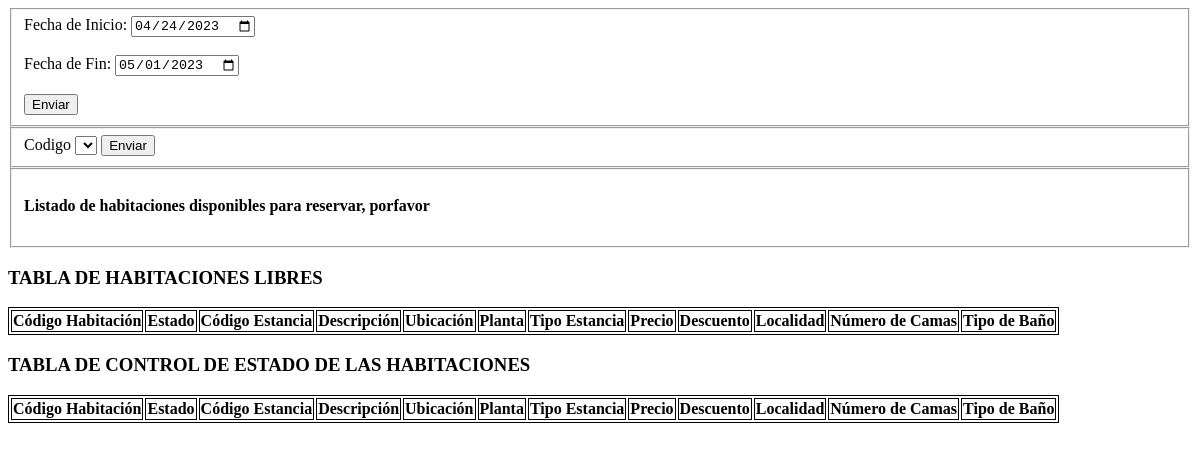
The app's page /VistaX/Pagina_reserva.php, older data.
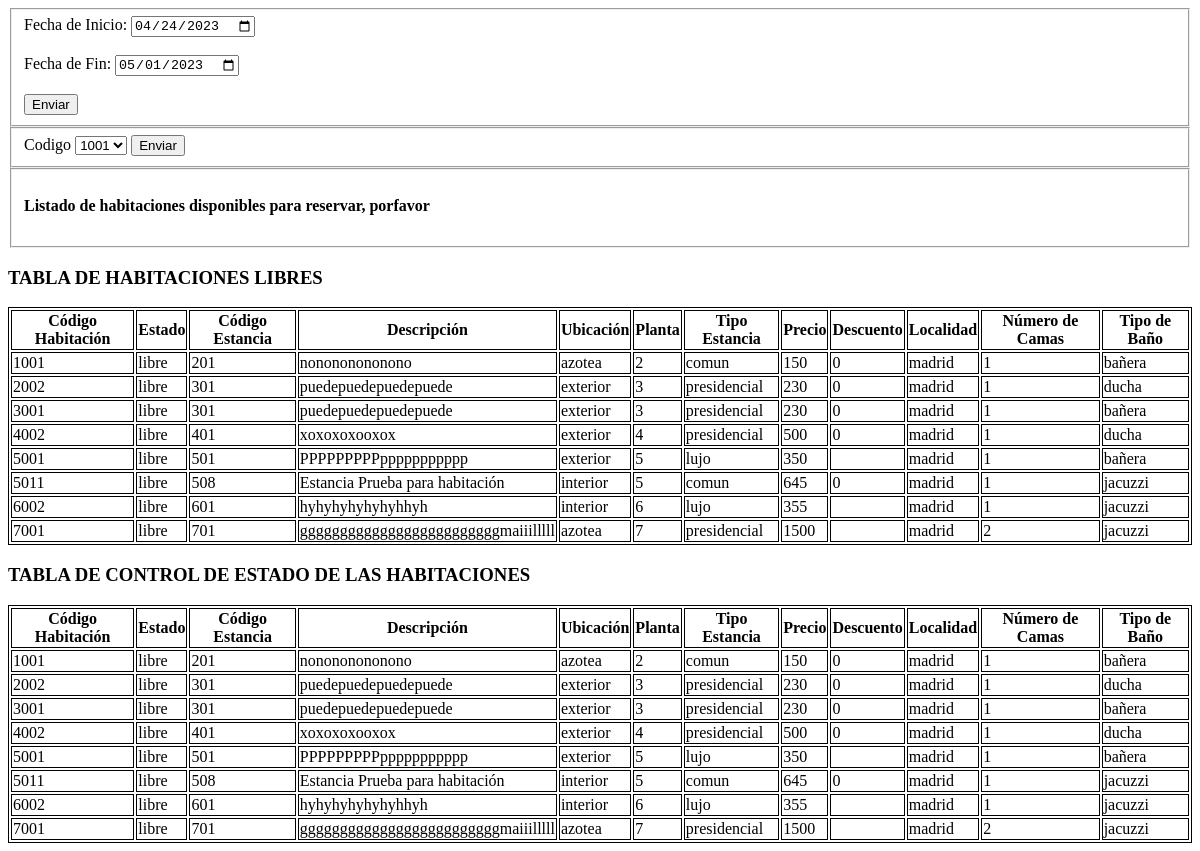
The same page, newer data.
### tables this page shows
CREATE TABLE `habitacion` (
  `cod_habitacion` int(11) NOT NULL,
  `cod_estancia` int(11) NOT NULL,
  `num_camas` enum('1','2') NOT NULL,
  `tipo_bano` enum('bañera','ducha','jacuzzi') NOT NULL
);

CREATE TABLE `estancia` (
  `cod_estancia` int(250) NOT NULL,
  `estado` enum('libre','ocupado') NOT NULL,
  `descripcion` varchar(500) NOT NULL,
  `ubicacion` enum('exterior','interior','azotea') NOT NULL,
  `planta` int(11) NOT NULL,
  `tipo_estancia` enum('lujo','comun','presidencial') NOT NULL,
  `precio` double NOT NULL,
  `descuento` double DEFAULT NULL,
  `localidad` enum('madrid') NOT NULL
);

### Modelo/conexion.php (called while the page is built, shortened)
<?php
    class Conexion {
        private $nombre;
        function __construct()
        {
            $this->nombre = 'hotel';
        }
        function conectar(){
            $cone=$this->nombre;
                try {
                    $conn = new PDO ("mysql:host=localhost;dbname=$cone;charset=utf8",'root','');
                    $conn->setAttribute(PDO::ATTR_ERRMODE, PDO::ERRMODE_EXCEPTION);
                    return $conn;
                }catch (PDOException $e){
                    echo "Error al conectar a la base de datos: " . $e->getMessage();
                }
        }
    }
?>

### Modelo/CRUD.php (called while the page is built, shortened)
<?php
    require_once "conexion.php";
    class CRUD extends Conexion {
        private $conexion;
        private $tabla;
        function __construct($tabla)
        {
            $this->conexion = parent::conectar();
            $this->tabla=$tabla;
        }
        function obtenerTodo()
        {
            try {
                $stmt = $this->conexion->prepare("SELECT * FROM $this->tabla");
                $stmt->execute();
                $resultado = $stmt->fetchAll(PDO::FETCH_ASSOC);
                return $resultado;
            } catch (PDOException $e) {
                echo "<br/>ERROR AL OBTENER TODOS " . $e->getMessage();
            }
        }
    }
?>

### Modelo/Reserva.php (the view, shortened to what this page needs)
<?php
    require_once "CRUD.php";
    class Reserva extends CRUD {
        private $conexion;
        function __construct()
        {
            $this->conexion = parent::conectar();
        }
        function mostrarHabitacionesLibres()
        {
            try {
                $cone = $this->conexion;
                $sql = $cone->prepare("SELECT * FROM habitacion, estancia WHERE estancia.cod_estancia = habitacion.cod_estancia AND estancia.estado = 'libre';
                    /*BETWEEN '2022-01-01' AND '2022-01-31'*/");
                $sql->execute();
                $resultado = $sql->fetchAll(PDO::FETCH_ASSOC);
                echo "<style>table, td, th{border: solid black 1px;}</style>
                    <table>
                    <tr>
                        <th>Código Habitación</th>
                        <th>Estado</th>
                        <th>Código Estancia</th>
                        <th>Descripción</th>
                        <th>Ubicación</th>
                        <th>Planta</th>
                        <th>Tipo Estancia</th>
                        <th>Precio</th>
                        <th>Descuento</th>
                        <th>Localidad</th>
                        <th>Número de Camas</th>
                        <th>Tipo de Baño</th>
                    </tr>";
                    for ($i = 0; $i < count($resultado); $i++) {
                        echo "<tr>
                                <td>".$resultado[$i]['cod_habitacion']."</td>
                                <td>".$resultado[$i]['estado']."</td>
                                <td>".$resultado[$i]['cod_estancia']."</td>
                                <td>".$resultado[$i]['descripcion']."</td>
                                <td>".$resultado[$i]['ubicacion']."</td>
                                <td>".$resultado[$i]['planta']."</td>
                                <td>".$resultado[$i]['tipo_estancia']."</td>
                                <td>".$resultado[$i]['precio']."</td>
                                <td>".$resultado[$i]['descuento']."</td>
                                <td>".$resultado[$i]['localidad']."</td>
                                <td>".$resultado[$i]['num_camas']."</td>
                                <td>".$resultado[$i]['tipo_bano']."</td>
                            </tr>";
                    }
                echo "</table>";
                return $resultado;
            } catch (PDOException $e) {
                echo "<br/> ERROR AL MOSTRAR HABITACIONES LIBRES " . $e->getMessage();
            }
        }
        function mostrarEstadoHabitaciones()
        {
            try {
                $cone = $this->conexion;
                $sql = $cone->prepare("SELECT * FROM habitacion, estancia WHERE estancia.cod_estancia = habitacion.cod_estancia;
                    /*BETWEEN '2022-01-01' AND '2022-01-31'*/");
                $sql->execute();
                $resultado = $sql->fetchAll(PDO::FETCH_ASSOC);
                echo "<style>table, td, th{border: solid black 1px;}</style>
                    <table>
                    <tr>
                        <th>Código Habitación</th>
                        <th>Estado</th>
                        <th>Código Estancia</th>
                        <th>Descripción</th>
                        <th>Ubicación</th>
                        <th>Planta</th>
                        <th>Tipo Estancia</th>
                        <th>Precio</th>
                        <th>Descuento</th>
                        <th>Localidad</th>
                        <th>Número de Camas</th>
                        <th>Tipo de Baño</th>
                    </tr>";
                    for ($i = 0; $i < count($resultado); $i++) {
                        echo "<tr>
                                <td>".$resultado[$i]['cod_habitacion']."</td>
                                <td>".$resultado[$i]['estado']."</td>
                                <td>".$resultado[$i]['cod_estancia']."</td>
                                <td>".$resultado[$i]['descripcion']."</td>
                                <td>".$resultado[$i]['ubicacion']."</td>
                                <td>".$resultado[$i]['planta']."</td>
                                <td>".$resultado[$i]['tipo_estancia']."</td>
                                <td>".$resultado[$i]['precio']."</td>
                                <td>".$resultado[$i]['descuento']."</td>
                                <td>".$resultado[$i]['localidad']."</td>
                                <td>".$resultado[$i]['num_camas']."</td>
                                <td>".$resultado[$i]['tipo_bano']."</td>
                            </tr>";
                    }
                echo "</table>";
                return $resultado;
            } catch (PDOException $e) {
                echo "<br/> ERROR AL MOSTRAR ESTADO DE HABITACIONES " . $e->getMessage();
            }
        }
    }
?>

### VistaX/Pagina_reserva.php (shortened to what this page needs)
<!DOCTYPE html>
<html>
<head>
</head>
<body>
	<fieldset>
		<form action="" method="POST">
			<label for="fecha_inicio">Fecha de Inicio:</label>
			<input type="date" id="fecha_inicio" name="fecha_inicio" value="<?php echo date('Y-m-d'); ?>">
			<br><br>
			<label for="fecha_fin">Fecha de Fin:</label>
			<input type="date" id="fecha_fin" name="fecha_fin" value="<?php echo date('Y-m-d', strtotime('+1 week')); ?>">
			<br><br>
			<input type="submit" value="Enviar">
		</form>
	</fieldset>
	<fieldset>
		<form method="POST">
			<label>Codigo</label>
			<select name="codigo" id="codigo_id">
				<?php
					require_once "../Modelo/CRUD.php";
					$crud = new CRUD('habitacion');
					$resultado = $crud->obtenerTodo();
					foreach($resultado as $fila) {
						echo "<option value=".$fila['cod_habitacion'].">".$fila['cod_habitacion']."</option>";
					}
				?>
			</select>
			<input type="submit" value="Enviar">
		</form>
	</fieldset>
	<fieldset>
		<form method="POST">
			<h4>Listado de habitaciones disponibles para reservar, porfavor </h4>
		</form>
	</fieldset>
</body>
</html>
<?php
	require_once "../Modelo/conexion.php";
	require_once "../Modelo/Reserva.php";
	$reserva = new Reserva();
	echo "<h3>TABLA DE HABITACIONES LIBRES</h3>";
	$habitacionesLibres = $reserva->mostrarHabitacionesLibres();
	echo "<h3> TABLA DE CONTROL DE ESTADO DE LAS HABITACIONES</h3>";
	$estadoTodasHabitaciones = $reserva->mostrarEstadoHabitaciones();
?>

### Modelo/Reserva.php (style rules this page uses)
table, td, th { border: solid black 1px; }

Row changes from the older to the newer data that the page shows:
added habitacion: cod_habitacion "1001", cod_estancia.estado "libre", cod_estancia.cod_estancia "201", cod_estancia.descripcion "nonononononono", cod_estancia.ubicacion "azotea", cod_estancia.planta "2", cod_estancia.tipo_estancia "comun", cod_estancia.precio "150", cod_estancia.descuento "0", cod_estancia.localidad "madrid", num_camas "1", tipo_bano "bañera"
added habitacion: cod_habitacion "2002", cod_estancia.estado "libre", cod_estancia.cod_estancia "301", cod_estancia.descripcion "puedepuedepuedepuede", cod_estancia.ubicacion "exterior", cod_estancia.planta "3", cod_estancia.tipo_estancia "presidencial", cod_estancia.precio "230", cod_estancia.descuento "0", cod_estancia.localidad "madrid", num_camas "1", tipo_bano "ducha"
added habitacion: cod_habitacion "3001", cod_estancia.estado "libre", cod_estancia.cod_estancia "301", cod_estancia.descripcion "puedepuedepuedepuede", cod_estancia.ubicacion "exterior", cod_estancia.planta "3", cod_estancia.tipo_estancia "presidencial", cod_estancia.precio "230", cod_estancia.descuento "0", cod_estancia.localidad "madrid", num_camas "1", tipo_bano "bañera"
added habitacion: cod_habitacion "4002", cod_estancia.estado "libre", cod_estancia.cod_estancia "401", cod_estancia.descripcion "xoxoxoxooxox", cod_estancia.ubicacion "exterior", cod_estancia.planta "4", cod_estancia.tipo_estancia "presidencial", cod_estancia.precio "500", cod_estancia.descuento "0", cod_estancia.localidad "madrid", num_camas "1", tipo_bano "ducha"
added habitacion: cod_habitacion "5001", cod_estancia.estado "libre", cod_estancia.cod_estancia "501", cod_estancia.descripcion "PPPPPPPPPppppppppppp", cod_estancia.ubicacion "exterior", cod_estancia.planta "5", cod_estancia.tipo_estancia "lujo", cod_estancia.precio "350", cod_estancia.localidad "madrid", num_camas "1", tipo_bano "bañera"
added habitacion: cod_habitacion "5011", cod_estancia.estado "libre", cod_estancia.cod_estancia "508", cod_estancia.descripcion "Estancia Prueba para habitación", cod_estancia.ubicacion "interior", cod_estancia.planta "5", cod_estancia.tipo_estancia "comun", cod_estancia.precio "645", cod_estancia.descuento "0", cod_estancia.localidad "madrid", num_camas "1", tipo_bano "jacuzzi"
added habitacion: cod_habitacion "6002", cod_estancia.estado "libre", cod_estancia.cod_estancia "601", cod_estancia.descripcion "hyhyhyhyhyhyhhyh", cod_estancia.ubicacion "interior", cod_estancia.planta "6", cod_estancia.tipo_estancia "lujo", cod_estancia.precio "355", cod_estancia.localidad "madrid", num_camas "1", tipo_bano "jacuzzi"
added habitacion: cod_habitacion "7001", cod_estancia.estado "libre", cod_estancia.cod_estancia "701", cod_estancia.descripcion "gggggggggggggggggggggggggmaiiilllll", cod_estancia.ubicacion "azotea", cod_estancia.planta "7", cod_estancia.tipo_estancia "presidencial", cod_estancia.precio "1500", cod_estancia.localidad "madrid", num_camas "2", tipo_bano "jacuzzi"
Text that changed along with them:
form field codigo: (not shown) → "1001"
